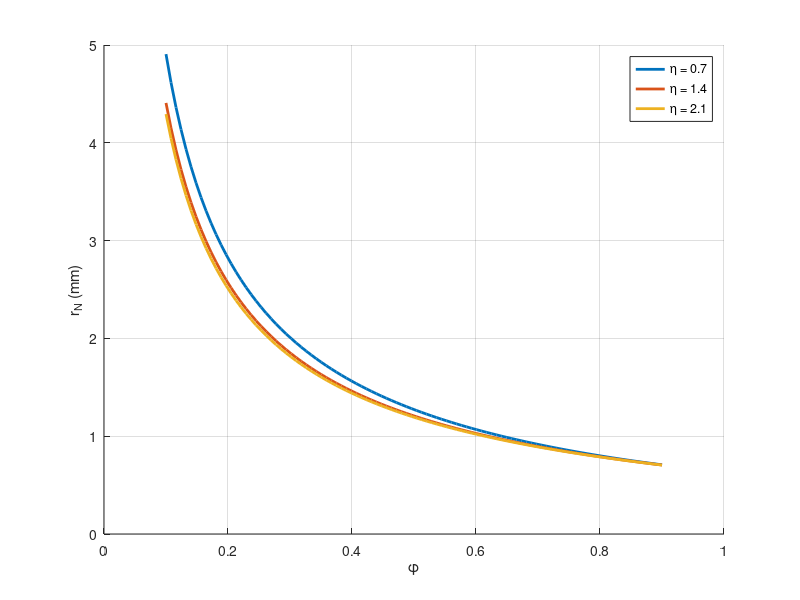
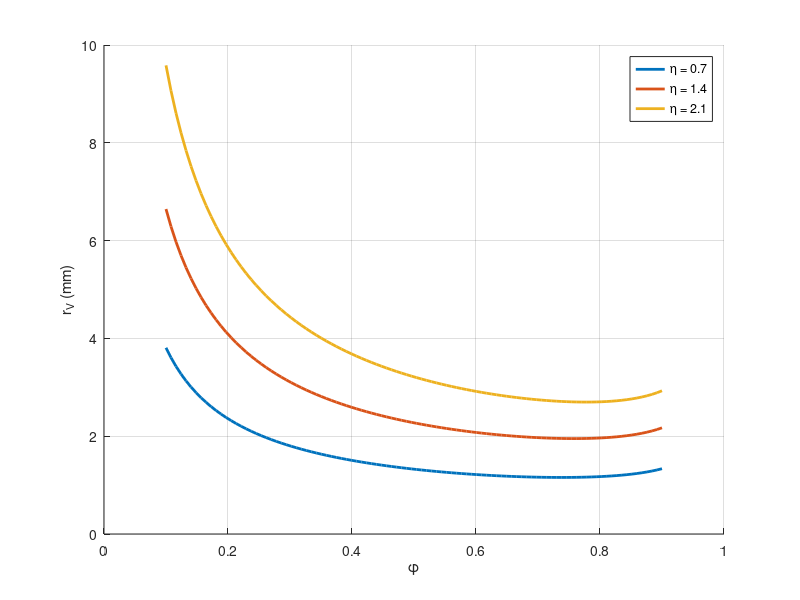
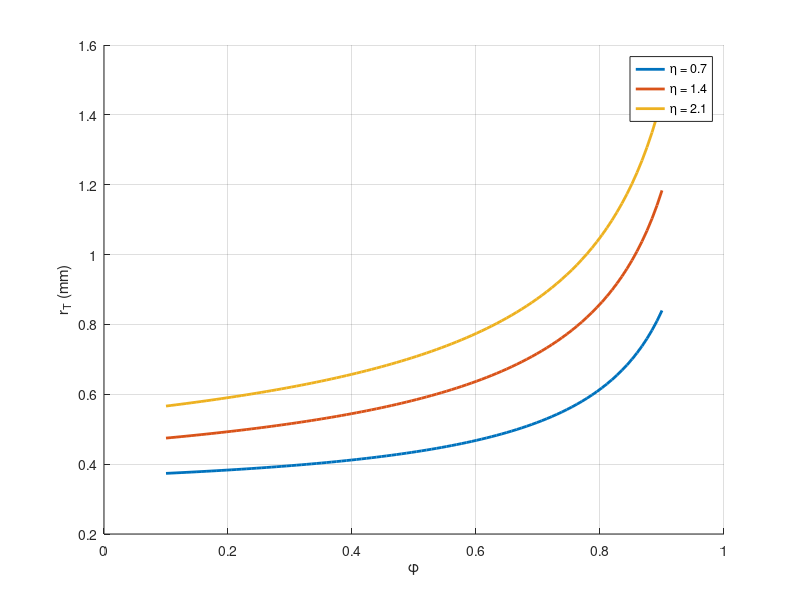
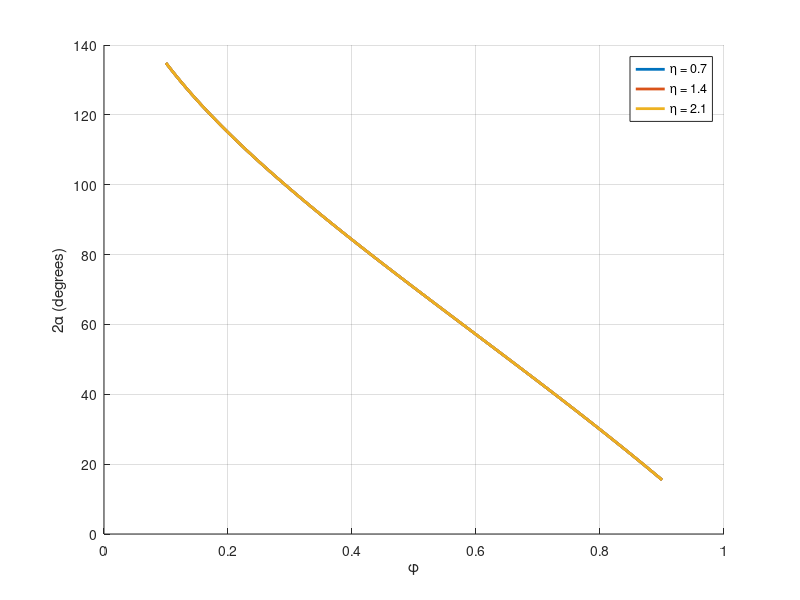

MATLAB code for these plots, in order:
% -------------------------------------------------------------------------
% Single Element Swirl Injector Code
% Author: Sam Owen
% License: MIT License
% -------------------------------------------------------------------------

% Copyright (c) 2025 Sam Owen

% Permission is hereby granted, free of charge, to any person obtaining a copy
% of this software and associated documentation files (the "Software"), to deal
% in the Software without restriction, including without limitation the rights
% to use, copy, modify, merge, publish, distribute, sublicense, and/or sell
% copies of the Software, and to permit persons to whom the Software is
% furnished to do so, subject to the following conditions:

% The above copyright notice and this permission notice shall be included in all
% copies or substantial portions of the Software.

% THE SOFTWARE IS PROVIDED "AS IS", WITHOUT WARRANTY OF ANY KIND, EXPRESS OR
% IMPLIED, INCLUDING BUT NOT LIMITED TO THE WARRANTIES OF MERCHANTABILITY,
% FITNESS FOR A PARTICULAR PURPOSE AND NONINFRINGEMENT. IN NO EVENT SHALL THE
% AUTHORS OR COPYRIGHT HOLDERS BE LIABLE FOR ANY CLAIM, DAMAGES OR OTHER
% LIABILITY, WHETHER IN AN ACTION OF CONTRACT, TORT OR OTHERWISE, ARISING FROM,
% OUT OF OR IN CONNECTION WITH THE SOFTWARE OR THE USE OR OTHER DEALINGS IN THE
% SOFTWARE

clc;
clear;

% Define Variables
mdot = 0.533646 / 15; % Injector Mass Flow Rate (kg/s)
rho = 786; % Fluid Density (kg/m^3)
deltap = 5e5; % Total Pressure Drop Across Injector (Pa)
n = 3; % Number of Tangential Inlets

% Define Solution Arrays
phis = linspace(0.1, 0.9, 100); % Filling Efficiency
eta_values = [0.7, 1.4, 2.1]; % Coefficient of Nozzle Opening
xi = 0.5; % Hydraulic Loss Coefficient for Sharp Edged Inlet - Set to 0 for No Loss

rns_all = zeros(length(phis), length(eta_values)); % Nozzle Radius Array
rvs_all = zeros(length(phis), length(eta_values)); % Vortex Chamber Radius Array
rts_all = zeros(length(phis), length(eta_values)); % Tangential Inlet Radius Array
alphas_epsilon_all = zeros(length(phis), length(eta_values)); 

% Perform Calculations
for eta_idx = 1:length(eta_values)
    eta = eta_values(eta_idx);
    
    for i = 1:length(phis)
        phi = phis(i);

        % Geometric Constant % 
        A = (sqrt(2) * (1 - phi)) / (phi * sqrt(phi));

        % Hydraulic Mass Flow Coefficient %
        mu = sqrt(((phi ^ 3) * (eta ^ 2)) / ((2 - phi) * (eta ^ 2) + (xi * A ^ 2 * phi ^ 3))); 
        
        % Nozzle Radius %
        rn = sqrt(mdot / (pi * mu * sqrt(2 * rho * deltap)));
        rin = rn * eta;

        % Tangential Inlet Radius %
        rt = sqrt((rn * rin) / (n * A));

        % Vortex Chamber Radius % 
        rv = rin + rt;
        
        % Hydraulic Total Velocity %
        usum = sqrt((2 * deltap) / rho) * sqrt(1 - ((xi * mu ^ 2 * A ^ 2) / (eta ^ 2))); 

        % No Loss Mass Flow Coefficient %
        mu0 = sqrt((phi ^ 3) / (2 - phi));

        % Exit Spray Half Angle %
        alphae = atan((mu0 * A) / sqrt(1 - ((mu0 ^ 2) * (A ^ 2))));
        
        % Store Results %
        rns_all(i, eta_idx) = rn;
        rvs_all(i, eta_idx) = rv;
        rts_all(i, eta_idx) = rt;
        alphas_epsilon_all(i, eta_idx) = alphae;

    end
end

% Plot Results %
figure;
hold on;
for eta_idx = 1:length(eta_values)
    plot(phis, rns_all(:, eta_idx) * 1e3, 'LineWidth', 2);
end
ylabel('r_N (mm)');
xlabel('φ');
legend(arrayfun(@(eta) sprintf('η = %.1f', eta), eta_values, 'UniformOutput', false));
grid on;
hold off;

figure;
hold on;
for eta_idx = 1:length(eta_values)
    plot(phis, rvs_all(:, eta_idx) * 1e3, 'LineWidth', 2);
end
ylabel('r_V (mm)');
xlabel('φ');
legend(arrayfun(@(eta) sprintf('η = %.1f', eta), eta_values, 'UniformOutput', false));
grid on;
hold off;

figure;
hold on;
for eta_idx = 1:length(eta_values)
    plot(phis, rts_all(:, eta_idx) * 1e3, 'LineWidth', 2);
end
ylabel('r_T (mm)');
xlabel('φ');
legend(arrayfun(@(eta) sprintf('η = %.1f', eta), eta_values, 'UniformOutput', false));
grid on;
hold off;

figure;
hold on;
for eta_idx = 1:length(eta_values)
    plot(phis, 2 * alphas_epsilon_all(:, eta_idx) * (180 / pi), 'LineWidth', 2);
end
ylabel('2\alpha (degrees)');
xlabel('φ');
legend(arrayfun(@(eta) sprintf('η = %.1f', eta), eta_values, 'UniformOutput', false));
grid on;
hold off;
